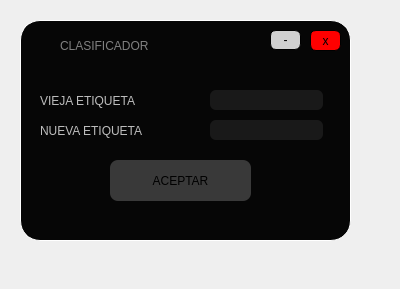
<?xml version="1.0" encoding="UTF-8"?>
<ui version="4.0">
 <class>Form</class>
 <widget class="QWidget" name="Form">
  <property name="geometry">
   <rect>
    <x>0</x>
    <y>0</y>
    <width>400</width>
    <height>289</height>
   </rect>
  </property>
  <property name="windowTitle">
   <string>Form</string>
  </property>
  <widget class="QWidget" name="widget" native="true">
   <property name="geometry">
    <rect>
     <x>20</x>
     <y>20</y>
     <width>331</width>
     <height>221</height>
    </rect>
   </property>
   <property name="styleSheet">
    <string notr="true">QWidget#widget{

background-color: rgb(6, 6, 6);
border-radius:20px;
	gridline-color: rgb(255, 255, 255);
	border-color: rgb(255, 255, 255);
border: 1px solid white;
}</string>
   </property>
   <widget class="QPushButton" name="BAceptar">
    <property name="geometry">
     <rect>
      <x>90</x>
      <y>140</y>
      <width>141</width>
      <height>41</height>
     </rect>
    </property>
    <property name="cursor">
     <cursorShape>PointingHandCursor</cursorShape>
    </property>
    <property name="styleSheet">
     <string notr="true">QPushButton#BAceptar{

background-color: rgb(57, 57, 57);

border-radius:8px;

font: 70 15pt &quot;Rockwell Extra Bold&quot;;
color:black;
}</string>
    </property>
    <property name="text">
     <string>ACEPTAR</string>
    </property>
   </widget>
   <widget class="QLabel" name="label_2">
    <property name="geometry">
     <rect>
      <x>20</x>
      <y>70</y>
      <width>151</width>
      <height>21</height>
     </rect>
    </property>
    <property name="styleSheet">
     <string notr="true">font: 14pt &quot;Lucida Console&quot;;

color: rgb(189, 189, 189);
;
font: 70 12pt &quot;Rockwell Extra Bold&quot;;</string>
    </property>
    <property name="text">
     <string>VIEJA ETIQUETA</string>
    </property>
   </widget>
   <widget class="QLineEdit" name="lineEdit">
    <property name="geometry">
     <rect>
      <x>190</x>
      <y>70</y>
      <width>113</width>
      <height>20</height>
     </rect>
    </property>
    <property name="styleSheet">
     <string notr="true">background-color: rgb(25, 25, 25);
border-radius:6px;
color: white</string>
    </property>
    <property name="text">
     <string/>
    </property>
   </widget>
   <widget class="QFrame" name="frame_4">
    <property name="geometry">
     <rect>
      <x>10</x>
      <y>10</y>
      <width>311</width>
      <height>31</height>
     </rect>
    </property>
    <property name="styleSheet">
     <string notr="true">QFrame#frame_4{
	background-color: rgb(6, 6, 6);
border-top-left-radius:20px;
border-top-right-radius:20px;



}</string>
    </property>
    <property name="frameShape">
     <enum>QFrame::StyledPanel</enum>
    </property>
    <property name="frameShadow">
     <enum>QFrame::Raised</enum>
    </property>
    <widget class="QPushButton" name="min_3">
     <property name="geometry">
      <rect>
       <x>910</x>
       <y>10</y>
       <width>41</width>
       <height>21</height>
      </rect>
     </property>
     <property name="cursor">
      <cursorShape>PointingHandCursor</cursorShape>
     </property>
     <property name="styleSheet">
      <string notr="true">QPushButton#min_3{
	background-color: rgb(208, 208, 208);
font: 16pt &quot;MS Shell Dlg 2&quot;;
border-radius:6px;
border: 1px solid black;


}</string>
     </property>
     <property name="text">
      <string>-</string>
     </property>
    </widget>
    <widget class="QPushButton" name="cerrar_3">
     <property name="geometry">
      <rect>
       <x>960</x>
       <y>10</y>
       <width>41</width>
       <height>21</height>
      </rect>
     </property>
     <property name="cursor">
      <cursorShape>PointingHandCursor</cursorShape>
     </property>
     <property name="styleSheet">
      <string notr="true">QPushButton#cerrar_3{

background-color: rgb(255, 0, 0);
border-radius:6px;
border: 1px solid black;
font: 11pt &quot;MS Shell Dlg 2&quot;;

}</string>
     </property>
     <property name="text">
      <string>x</string>
     </property>
    </widget>
    <widget class="QLabel" name="label_6">
     <property name="geometry">
      <rect>
       <x>30</x>
       <y>-10</y>
       <width>191</width>
       <height>51</height>
      </rect>
     </property>
     <property name="styleSheet">
      <string notr="true">font: 14pt &quot;Lucida Console&quot;;
color:gray
;
font: 70 10pt &quot;Rockwell Extra Bold&quot;;</string>
     </property>
     <property name="text">
      <string>CLASIFICADOR</string>
     </property>
    </widget>
    <widget class="QLabel" name="label_5">
     <property name="geometry">
      <rect>
       <x>0</x>
       <y>0</y>
       <width>31</width>
       <height>31</height>
      </rect>
     </property>
     <property name="styleSheet">
      <string notr="true">border-image: url(:/Iconos/Icono youtube.png);</string>
     </property>
     <property name="text">
      <string/>
     </property>
    </widget>
    <widget class="QPushButton" name="min_4">
     <property name="geometry">
      <rect>
       <x>240</x>
       <y>0</y>
       <width>31</width>
       <height>20</height>
      </rect>
     </property>
     <property name="cursor">
      <cursorShape>PointingHandCursor</cursorShape>
     </property>
     <property name="styleSheet">
      <string notr="true">QPushButton#min_4{
	background-color: rgb(208, 208, 208);
font: 16pt &quot;MS Shell Dlg 2&quot;;
border-radius:6px;
border: 1px solid black;


}</string>
     </property>
     <property name="text">
      <string>-</string>
     </property>
    </widget>
    <widget class="QPushButton" name="cerrar_4">
     <property name="geometry">
      <rect>
       <x>280</x>
       <y>0</y>
       <width>31</width>
       <height>21</height>
      </rect>
     </property>
     <property name="cursor">
      <cursorShape>PointingHandCursor</cursorShape>
     </property>
     <property name="styleSheet">
      <string notr="true">QPushButton#cerrar_4{

background-color: rgb(255, 0, 0);
border-radius:6px;
border: 1px solid black;
font: 11pt &quot;MS Shell Dlg 2&quot;;

}</string>
     </property>
     <property name="text">
      <string>x</string>
     </property>
    </widget>
   </widget>
   <widget class="QLabel" name="label_3">
    <property name="geometry">
     <rect>
      <x>20</x>
      <y>100</y>
      <width>161</width>
      <height>21</height>
     </rect>
    </property>
    <property name="styleSheet">
     <string notr="true">font: 14pt &quot;Lucida Console&quot;;

color: rgb(189, 189, 189);
;
font: 70 12pt &quot;Rockwell Extra Bold&quot;;</string>
    </property>
    <property name="text">
     <string>NUEVA ETIQUETA</string>
    </property>
   </widget>
   <widget class="QLineEdit" name="lineEdit_2">
    <property name="geometry">
     <rect>
      <x>190</x>
      <y>100</y>
      <width>113</width>
      <height>20</height>
     </rect>
    </property>
    <property name="styleSheet">
     <string notr="true">background-color: rgb(25, 25, 25);
border-radius:6px;
color: white</string>
    </property>
    <property name="text">
     <string/>
    </property>
   </widget>
  </widget>
 </widget>
 <resources>
  <include location="imagen.qrc"/>
 </resources>
 <connections/>
</ui>
